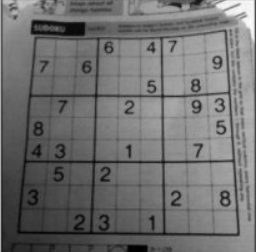
#> input picture threshold2.png, 256 x 252 px
$ jupyter execute convolutional-neural-network.ipynb
#> lines starting #> are read from the running program, lines starting #| are printed output that depends on the picture; after the words box and inside, x2 and y2 are one past the last pixel; in counts of white or black regions, pixels touching at a corner belong together
#### Redes Neurais Convolucionais (CNN)

[cell 1]
import numpy as np
import cv2
import matplotlib.pyplot as plt

[cell 2]
# vamos comparar os diversos tipos de threshold

img = cv2.imread('threshold2.png')
#> img is the input picture: shape (252, 256, 3); min 0, max 254, mean 111.6

img_gray = cv2.cvtColor(img, cv2.COLOR_BGR2GRAY)

# img_blur = cv2.medianBlur(img_gray, 5)

img_blur = img_gray

_, th_binary = cv2.threshold(img_blur, 127, 255, cv2.THRESH_BINARY)
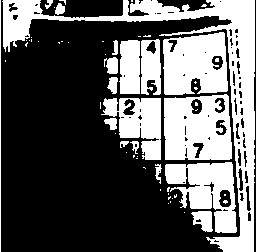
#> th_binary: shape (252, 256); 37.2% white; 59 white regions (41 under 20 px), largest, box (x1, y1, x2, y2) and area: (2, 0, 255, 252) 8443, (164, 94, 232, 160) 3750, (163, 32, 228, 95) 3336

th_gaussian = cv2.adaptiveThreshold(img_blur, 255, cv2.ADAPTIVE_THRESH_GAUSSIAN_C, cv2.THRESH_BINARY, 31, 2)
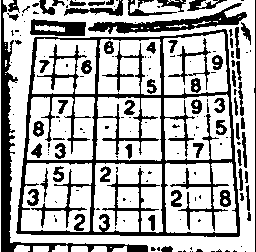
#> th_gaussian: shape (252, 256); 69.5% white; 162 black regions (98 under 20 px), largest, box (x1, y1, x2, y2) and area: (16, 29, 240, 237) 8849, (1, 0, 148, 252) 2743, (88, 3, 247, 34) 1465

th_mean = cv2.adaptiveThreshold(img_blur, 255, cv2.ADAPTIVE_THRESH_MEAN_C, cv2.THRESH_BINARY, 31, 2)
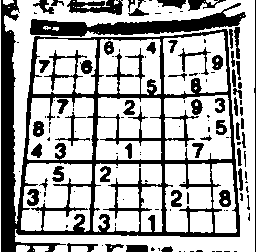
#> th_mean: shape (252, 256); 67.5% white; 124 black regions (68 under 20 px), largest, box (x1, y1, x2, y2) and area: (1, 0, 240, 252) 12728, (30, 3, 246, 37) 2602, (67, 0, 123, 15) 542

th, th_otsu = cv2.threshold(img_blur, 0, 255, cv2.THRESH_BINARY + cv2.THRESH_OTSU)
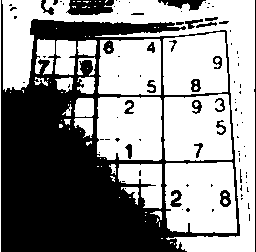
#> th_otsu: shape (252, 256); 56.4% white; 91 black regions (67 under 20 px), largest, box (x1, y1, x2, y2) and area: (1, 0, 240, 252) 25462, (66, 0, 114, 15) 576, (158, 0, 206, 11) 271
#> th = 107

# th_mean = cv2.medianBlur(th_mean, 3)
# th_gaussian = cv2.medianBlur(th_gaussian, 3)


titles = ['Original', 'Global (127)', f'Otsu ({th})', 'Adapt. Média', 'Adapt. Gaussiano']
#> titles = ['Original', 'Global (127)', 'Otsu (107.0)', 'Adapt. Média', 'Adapt. Gaussiano']
images = [img_blur, th_binary, th_otsu, th_mean, th_gaussian]

plt.figure(figsize=(8,8))
for i in range(5):
    plt.subplot(2, 3, i+1)
    plt.imshow(images[i], cmap = 'gray')
    plt.title(titles[i])
    plt.axis('off')
plt.show()
